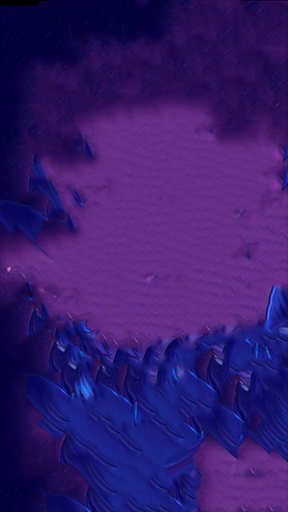

A level layout from a 2D game, rendered from its tile map. Below: a short description, then the map file with its tile-grid data intact:
An orthogonal 9x16 tile map with 32x32 px tiles, 1 tile layer (Tile Layer 1).

<map version="1.4" tiledversion="1.4.3" orientation="orthogonal" renderorder="right-down" width="9" height="16" tilewidth="32" tileheight="32" infinite="0" nextlayerid="2" nextobjectid="1">
 <tileset firstgid="1" source="campaignBackgrounds.tsx" />
 <layer id="1" name="Tile Layer 1" width="9" height="16">
  <data encoding="csv">
11,12,13,14,15,16,17,18,19,
90,91,92,93,94,95,96,97,98,
169,170,171,172,173,174,175,176,177,
248,249,250,251,252,253,254,255,256,
327,328,329,330,331,332,333,334,335,
406,407,408,409,410,411,412,413,414,
485,486,487,488,489,490,491,492,493,
564,565,566,567,568,569,570,571,572,
643,644,645,646,647,648,649,650,651,
722,723,724,725,726,727,728,729,730,
801,802,803,804,805,806,807,808,809,
880,881,882,883,884,885,886,887,888,
959,960,961,962,963,964,965,966,967,
1038,1039,1040,1041,1042,1043,1044,1045,1046,
1117,1118,1119,1120,1121,1122,1123,1124,1125,
1196,1197,1198,1199,1200,1201,1202,1203,1204
</data>
 </layer>
</map>